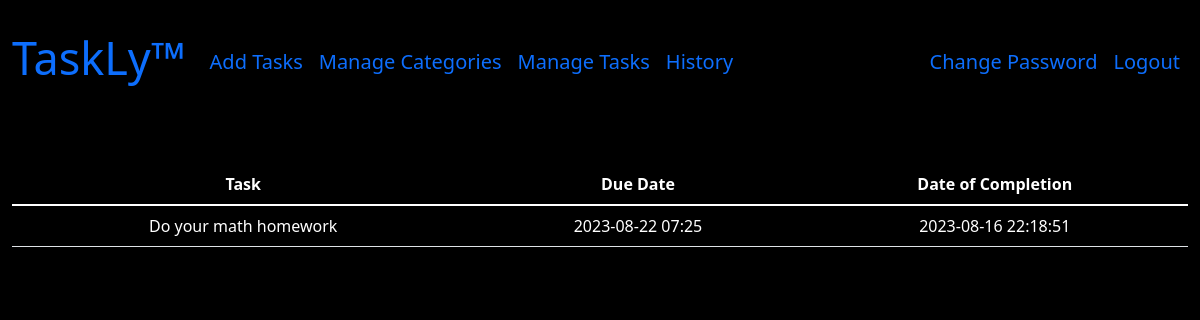
Screenshot of /history (signed in) with the database file from the repository.
### tables this page shows
CREATE TABLE 'completed_tasks' ('id' INTEGER PRIMARY KEY AUTOINCREMENT NOT NULL DEFAULT 1 , 'username' TEXT NOT NULL, 'task' TEXT NOT NULL,'completed_day' TEXT NOT NULL DEFAULT CURRENT_DATE,'completed_time' TEXT NOT NULL DEFAULT CURRENT_TIME, 'due_day'  TEXT NOT NULL  , 'due_time'  TEXT NOT NULL  );

### app.py (the view)
@app.route("/history")
@login_required
def history():
    if request.method == "GET":
        id = session["user_id"]
        username = (alphabetize(str(db.execute('SELECT username FROM users WHERE id = ?', id))).split("username")[1]).strip()
        try:
            rows = int(digitize(str(db.execute('SELECT MAX(id) FROM completed_tasks'))))
        except (ValueError):
            return render_template("history.html")
        tasks = []
        completed_days = []
        completed_times = []
        due_days = []
        due_times = []
        for i in range(rows):
            try:
                tasks.append(alphabetize(str(db.execute('SELECT task FROM completed_tasks WHERE id = ? AND username = ?', (i + 1), username))).split("task")[1])
                completed_days.append(convert_datetime(str(db.execute('SELECT completed_day FROM completed_tasks WHERE id = ? AND username = ?', (i + 1), username))))
                completed_times.append(convert_datetime(str(db.execute('SELECT completed_time FROM completed_tasks WHERE id = ? AND username = ?', (i + 1), username))))
                due_days.append(convert_datetime(str(db.execute('SELECT due_day FROM completed_tasks WHERE id = ? AND username = ?', (i + 1), username))))
                due_times.append(convert_datetime(str(db.execute('SELECT due_time FROM completed_tasks WHERE id = ? AND username = ?', (i + 1), username))))
            except (IndexError):
                print("")
        for i in range(len(tasks)):
            completed_days[i] = str(completed_days[i])
            completed_days[i] += " "
            completed_days[i] += completed_times[i]
        for i in range(len(tasks)):
            due_days[i] = str(due_days[i])
            due_days[i] += " "
            due_days[i] += due_times[i]
        return render_template("history.html", total=range(len(tasks)), tasks=tasks, completed_dates=completed_days, due_dates=due_days)

### app.py (called while the page is built)
def login_required(f):
    @wraps(f)
    def decorated_function(*args, **kwargs):
        if session.get("user_id") is None:
            return redirect("/login")
        return f(*args, **kwargs)
    return decorated_function

@app.after_request
def after_request(response):
    response.headers["Cache-Control"] = "no-cache, no-store, must-revalidate"
    response.headers["Expires"] = 0
    response.headers["Pragma"] = "no-cache"
    return response

def digitize(str):
    newstr = ""
    for i in range(len(str)):
        if str[i].isnumeric():
            newstr += str[i]
    return newstr

def alphabetize(str):
    newstr = ""
    for i in range(len(str)):
        if str[i] != "]" and str[i] != "[" and str[i] != "{" and str[i] != "}" and str[i] != ":" and str[i] != "'":
            newstr += str[i]
    return newstr.strip()

def convert_datetime(str):
    newstr = ""
    for i in range(len(str)):
        if str[i].isnumeric() or str[i] == "-":
            newstr += str[i]
        elif str[i] == ":" and str[i + 1].isnumeric():
            newstr += str[i]
    return newstr

### templates/history.html (shortened to what this page needs)
{% extends "outline.html" %}
{% block main %}
<table class="table">
    <thead>
      <tr>
        <th scope="col">Task</th>
        <th scope="col">Due Date</th>
        <th scope="col">Date of Completion</th>
      </tr>
    </thead>
    <tbody>
      {% for i in total %}
      <tr>
        <td>{{ tasks[i] }}</td>
        <td>{{ due_dates[i] }}</td>
        <td>{{ completed_dates[i] }}</td>
      </tr>
      {% endfor %}
    </tbody>
</table>
{% endblock %}

### static/styles.css (style rules this page uses)
.body { background-color: black; }
.table { color: white; }

### rows the page displays
completed_tasks: task "Do your math homework", due_dates "2023-08-22 07:25", completed_dates "2023-08-16 22:18:51"
